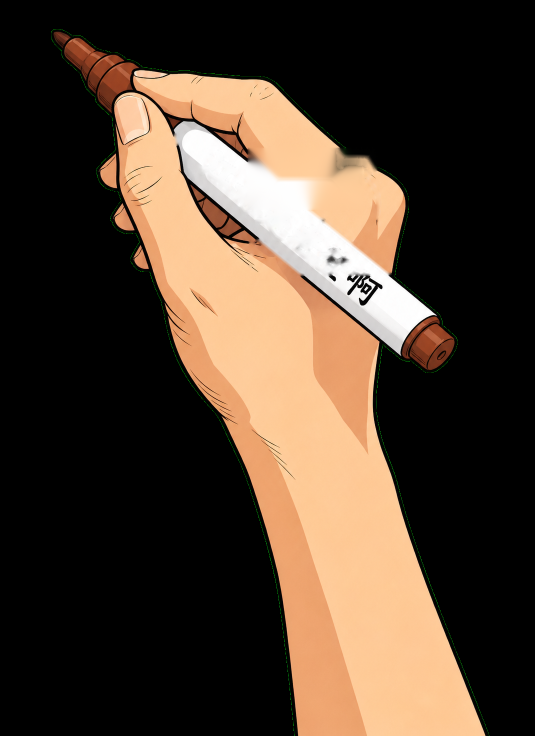
#> input picture assets/drawing-hand.png, 1069 x 1472 px (shown at 1/2 size)
$ python -i eraser.py   (imports and definitions only)
#> lines starting #> are read from the running program, lines starting #| are printed output that depends on the picture; after the words box and inside, x2 and y2 are one past the last pixel; in counts of white or black regions, pixels touching at a corner belong together
#> further down, picture is the input picture: shape (1472, 1069, 3); mean B, G, R 47.9, 62.2, 78.7
from __future__ import annotations

import math
from pathlib import Path
from typing import List, Optional, Tuple, Union

import cv2
import numpy as np


def hex_to_bgr(hex_color: str) -> np.ndarray:
    digits = hex_color.lstrip("#")
    if len(digits) != 6:
        return np.array([215, 235, 245], dtype=np.uint8)  # Fallback #F5EBD7
    r = int(digits[0:2], 16)
    g = int(digits[2:4], 16)
    b = int(digits[4:6], 16)
    return np.array([b, g, r], dtype=np.uint8)


class WhiteboardEraserTransition:
    """
    Hiệu ứng chuyển cảnh bằng giẻ lau / miếng xóa bảng trắng (Whiteboard Eraser Transition):
    Mô phỏng bàn tay cầm miếng xóa bảng quét ngang màn hình, lau sạch các nét vẽ cũ
    để lại nền giấy màu kem ấm #F5EBD7 tinh khôi trước khi phân cảnh mới bắt đầu.
    """

    def __init__(
        self,
        eraser_hand_path: Optional[Path] = None,
        canvas_hex: str = "#F5EBD7",
        fps: int = 30,
        duration_sec: float = 1.0,
    ):
        self.root_dir = Path(__file__).resolve().parent.parent.parent
        self.eraser_hand_path = (
            eraser_hand_path
            or (self.root_dir / "assets" / "drawing-tools" / "hand-eraser.png")
        )
        self.canvas_bgr = hex_to_bgr(canvas_hex)
        self.fps = fps
        self.duration_sec = duration_sec

        # Nạp và chuẩn bị ảnh bàn tay cầm miếng lau bảng
        self.hand_img, self.hand_mask = self._load_eraser_hand()

    def _load_eraser_hand(self) -> Tuple[Optional[np.ndarray], Optional[np.ndarray]]:
        if not self.eraser_hand_path.exists():
            return None, None

        raw = cv2.imread(str(self.eraser_hand_path), cv2.IMREAD_UNCHANGED)
        if raw is None:
            return None, None

        if raw.shape[2] == 4:
            hand = raw[:, :, :3]
            mask = raw[:, :, 3].astype(np.float32) / 255.0
        else:
            hand = raw
            mask = np.ones((raw.shape[0], raw.shape[1]), dtype=np.float32)

        return hand, mask

    def generate_transition_frames(
        self,
        frame_from: np.ndarray,
        frame_to: Optional[np.ndarray] = None,
        target_fps: Optional[int] = None,
        target_duration_sec: Optional[float] = None,
    ) -> List[np.ndarray]:
        """
        Sinh chuỗi khung hình BGR của hiệu ứng lau bảng chuyển cảnh.
        """
        h, w = frame_from.shape[:2]
#> h = 1472; w = 1069
        fps = target_fps or self.fps
        dur = target_duration_sec or self.duration_sec
        num_frames = max(2, int(round(fps * dur)))

        # Nếu không có frame_to, dùng nền giấy kem #F5EBD7
        if frame_to is None:
            bg_target = np.full((h, w, 3), self.canvas_bgr, dtype=np.uint8)
        else:
            if frame_to.shape[:2] != (h, w):
                bg_target = cv2.resize(frame_to, (w, h), interpolation=cv2.INTER_LANCZOS4)
            else:
                bg_target = frame_to.copy()

        # Chuẩn bị mặt nạ xóa (erased mask: False = chưa xóa, True = đã lau sạch)
        erased_mask = np.zeros((h, w), dtype=bool)

        # Chuẩn bị kích thước bàn tay phù hợp độ phân giải màn hình
        target_hand_h = int(h * 0.48)
#> target_hand_h = 706
        if self.hand_img is not None and self.hand_mask is not None:
            scale = target_hand_h / float(self.hand_img.shape[0])
            new_w = max(1, int(round(self.hand_img.shape[1] * scale)))
            eraser_scaled = cv2.resize(self.hand_img, (new_w, target_hand_h), interpolation=cv2.INTER_AREA)
            mask_scaled = cv2.resize(self.hand_mask, (new_w, target_hand_h), interpolation=cv2.INTER_AREA)
            pad_contact_x = int(new_w * 0.22)
            pad_contact_y = int(target_hand_h * 0.16)
        else:
            eraser_scaled, mask_scaled = None, None
            pad_contact_x, pad_contact_y = 50, 50

        # Quỹ đạo lau bảng: Quét uốn lượn 2-3 đường zic-zắc tự nhiên từ trái qua phải
        frames: List[np.ndarray] = []
        wipe_radius = int(h * 0.22)  # Bán kính vùng làm sạch mỗi lần lướt qua
#> wipe_radius = 323

        for fi in range(num_frames):
            prog = fi / float(num_frames - 1) if num_frames > 1 else 1.0

            # Quỹ đạo bàn tay: Di chuyển ngang từ x=-100 đến x=w+150
            # kèm dao động sóng sine lên xuống mô phỏng động tác tay người
            hand_x = int(-120 + prog * (w + 260))
            wave_freq = 2.5 * math.pi
            hand_y = int(h * 0.45 + math.sin(prog * wave_freq) * (h * 0.32))

            # Tâm của mặt tiếp xúc giẻ lau
            cx = hand_x
            cy = hand_y

            # Cập nhật mặt nạ đã xóa
            y_indices, x_indices = np.ogrid[:h, :w]
            dist_sq = (x_indices - cx) ** 2 + (y_indices - cy) ** 2
            # Vùng lau sạch có dạng elip ngang mô phỏng hình dạng miếng xóa bảng
            ellipse_dist = ((x_indices - cx) / 1.3) ** 2 + ((y_indices - cy) / 0.85) ** 2
            current_wipe = ellipse_dist <= (wipe_radius ** 2)
            # Lau sạch dần về phía bên trái đã đi qua
            left_swept = (x_indices < cx - int(wipe_radius * 0.5))
            erased_mask |= current_wipe | left_swept

            # Hợp nhất lớp ảnh gốc và ảnh đích
            comp = frame_from.copy()
            comp[erased_mask] = bg_target[erased_mask]

            # Thêm hiệu ứng vệt bụi phấn / mực khô mờ thoáng qua tại mép giẻ lau
            edge_band = (ellipse_dist > (wipe_radius * 0.8) ** 2) & (ellipse_dist <= (wipe_radius * 1.08) ** 2)
            if np.any(edge_band):
                noise = np.random.normal(0, 8, comp.shape).astype(np.int16)
                blend_edge = np.clip(comp.astype(np.int16) + noise, 0, 255).astype(np.uint8)
                comp[edge_band] = cv2.addWeighted(comp[edge_band], 0.65, blend_edge[edge_band], 0.35, 0)

            # Đè bàn tay cầm miếng xóa bảng lên khung hình
            if eraser_scaled is not None and mask_scaled is not None:
                bx = cx - pad_contact_x
                by = cy - pad_contact_y
                ew, eh = eraser_scaled.shape[1], eraser_scaled.shape[0]

                x0 = max(0, bx)
                y0 = max(0, by)
                x1 = min(w, bx + ew)
                y1 = min(h, by + eh)

                if x1 > x0 and y1 > y0:
                    sx0 = x0 - bx
                    sy0 = y0 - by
                    sx1 = sx0 + (x1 - x0)
                    sy1 = sy0 + (y1 - y0)

                    m = mask_scaled[sy0:sy1, sx0:sx1, None]
                    hand_patch = eraser_scaled[sy0:sy1, sx0:sx1]
                    comp[y0:y1, x0:x1] = (
                        comp[y0:y1, x0:x1].astype(np.float32) * (1.0 - m)
                        + hand_patch.astype(np.float32) * m
                    ).astype(np.uint8)

            frames.append(comp)
#> this loop made 30 passes
#> pass 1, in generate_transition_frames, `blend_edge = np.clip(comp.astype(np.int16) + noise, 0, 255).astype(np...`:
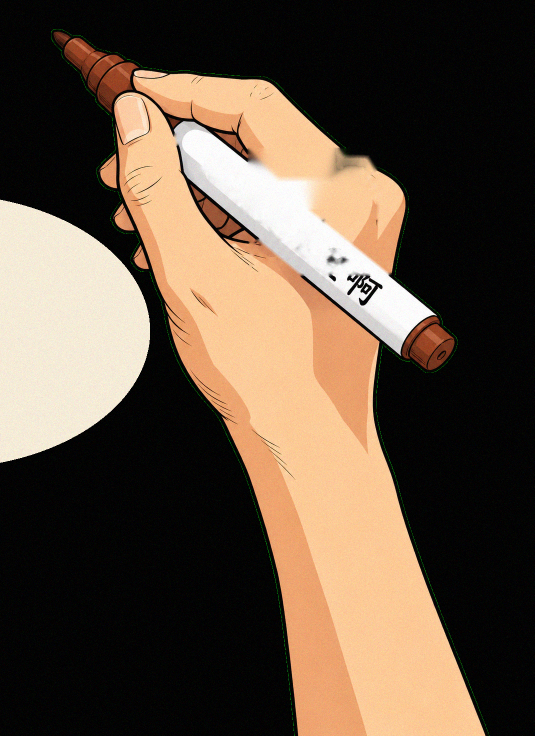
#> blend_edge: shape (1472, 1069, 3) (shown at 1/2 size); mean B, G, R 65.5, 81.3, 98
#> pass 2, in generate_transition_frames, `blend_edge = np.clip(comp.astype(np.int16) + noise, 0, 255).astype(np...`:
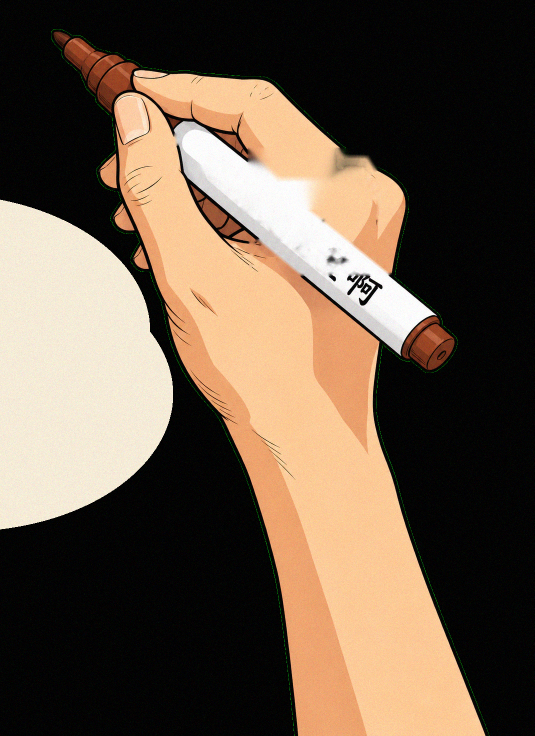
#> blend_edge: shape (1472, 1069, 3) (shown at 1/2 size); mean B, G, R 72.8, 89.3, 106.3
#> pass 3, in generate_transition_frames, `blend_edge = np.clip(comp.astype(np.int16) + noise, 0, 255).astype(np...`:
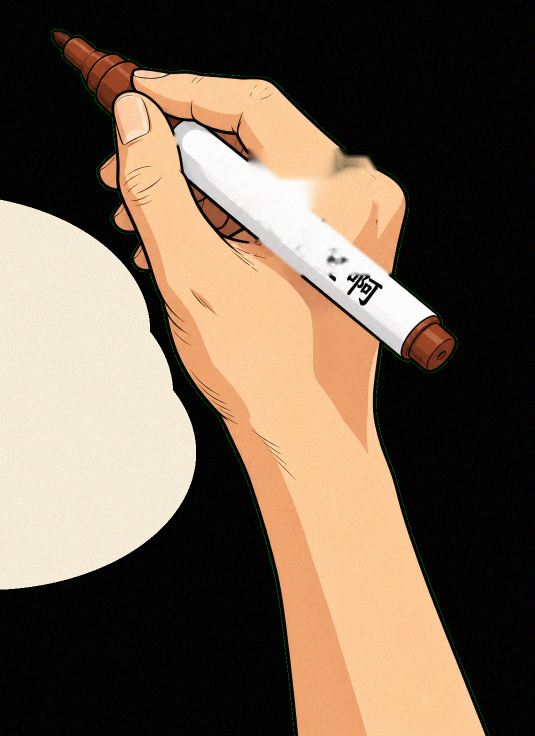
#> blend_edge: shape (1472, 1069, 3) (shown at 1/2 size); mean B, G, R 80.5, 97.7, 115
#> after the loop:
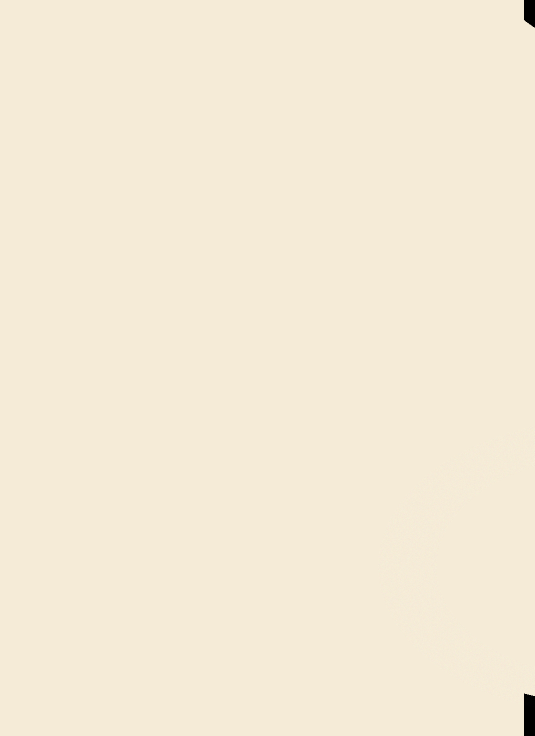
#> comp: shape (1472, 1069, 3) (shown at 1/2 size); mean B, G, R 214.6, 234.6, 244.6
#> after the loop:
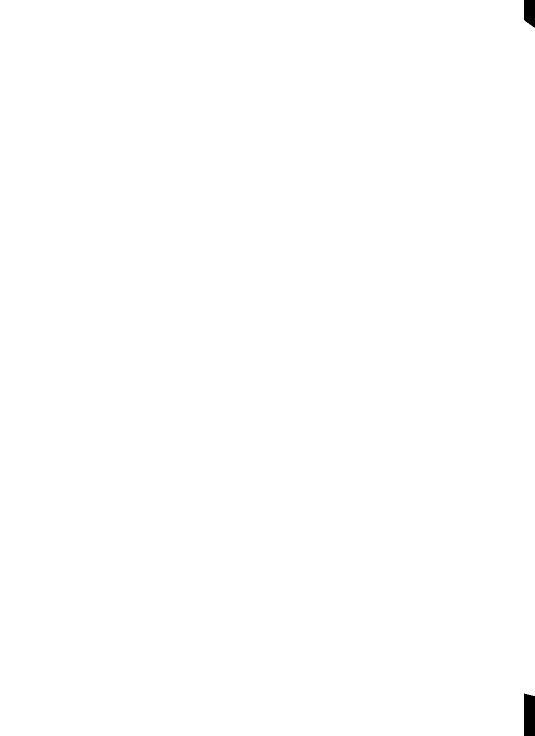
#> erased_mask: shape (1472, 1069) bool (shown at 1/2 size); 99.8% white; 2 black regions, box (x1, y1, x2, y2) and area: (1048, 1387, 1069, 1472) 1730, (1048, 0, 1069, 55) 1004
#> after the loop, frames = 30 items

        return frames

    def render_transition_video(
        self,
        frame_from: np.ndarray,
        frame_to: Optional[np.ndarray],
        output_path: Path,
    ) -> Path:
        """
        Kết xuất trực tiếp hiệu ứng chuyển cảnh ra file MP4.
        """
        frames = self.generate_transition_frames(frame_from, frame_to)
        if not frames:
            raise RuntimeError("Không thể tạo các khung hình chuyển cảnh.")

        output_path.parent.mkdir(parents=True, exist_ok=True)
        h, w = frames[0].shape[:2]
        fourcc = cv2.VideoWriter_fourcc(*"mp4v")
        writer = cv2.VideoWriter(str(output_path), fourcc, self.fps, (w, h))

        for f in frames:
            writer.write(f)
        writer.release()

        return output_path

>>> import cv2
>>> picture = cv2.imread('../../assets/drawing-hand.png')
>>> result = WhiteboardEraserTransition().generate_transition_frames(picture)
#> result = 30 items
